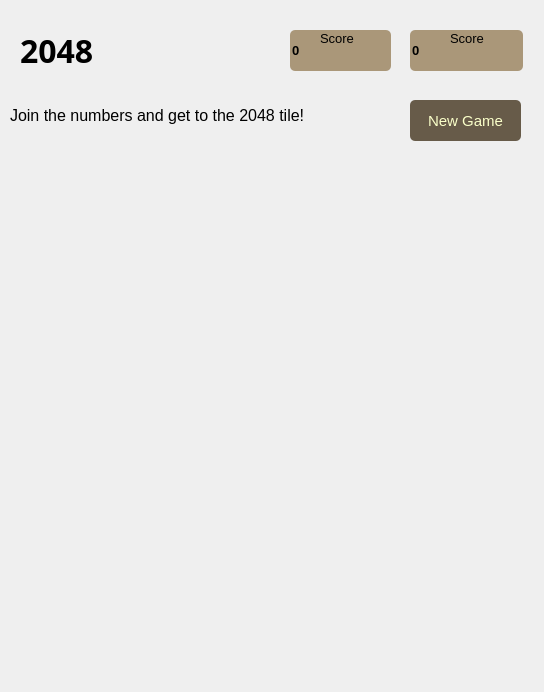
<?xml version="1.0" encoding="UTF-8"?>
<ui version="4.0">
 <class>Widget</class>
 <widget class="QWidget" name="Widget">
  <property name="geometry">
   <rect>
    <x>0</x>
    <y>0</y>
    <width>544</width>
    <height>692</height>
   </rect>
  </property>
  <property name="windowTitle">
   <string>Widget</string>
  </property>
  <property name="styleSheet">
   <string notr="true"/>
  </property>
  <widget class="QLineEdit" name="bestScoreLine">
   <property name="geometry">
    <rect>
     <x>410</x>
     <y>30</y>
     <width>113</width>
     <height>41</height>
    </rect>
   </property>
   <property name="font">
    <font>
     <family>Arial</family>
     <pointsize>10</pointsize>
     <weight>75</weight>
     <bold>true</bold>
    </font>
   </property>
   <property name="styleSheet">
    <string notr="true">background-color: rgb(170, 151, 121);
border-color: rgb(255, 255, 255);
border-radius: 5px;</string>
   </property>
   <property name="text">
    <string>0</string>
   </property>
  </widget>
  <widget class="QLabel" name="goal">
   <property name="geometry">
    <rect>
     <x>10</x>
     <y>100</y>
     <width>301</width>
     <height>31</height>
    </rect>
   </property>
   <property name="font">
    <font>
     <family>Arial</family>
     <pointsize>12</pointsize>
    </font>
   </property>
   <property name="styleSheet">
    <string notr="true"/>
   </property>
   <property name="text">
    <string>Join the numbers and get to the 2048 tile!</string>
   </property>
  </widget>
  <widget class="QLabel" name="name">
   <property name="geometry">
    <rect>
     <x>20</x>
     <y>20</y>
     <width>101</width>
     <height>61</height>
    </rect>
   </property>
   <property name="font">
    <font>
     <family>Arial Black</family>
     <pointsize>24</pointsize>
     <weight>75</weight>
     <italic>false</italic>
     <bold>true</bold>
    </font>
   </property>
   <property name="styleSheet">
    <string notr="true"/>
   </property>
   <property name="text">
    <string>2048</string>
   </property>
  </widget>
  <widget class="QLineEdit" name="scoreLine">
   <property name="geometry">
    <rect>
     <x>290</x>
     <y>30</y>
     <width>101</width>
     <height>41</height>
    </rect>
   </property>
   <property name="font">
    <font>
     <family>Arial</family>
     <pointsize>10</pointsize>
     <weight>75</weight>
     <bold>true</bold>
    </font>
   </property>
   <property name="styleSheet">
    <string notr="true">background-color: rgb(170, 151, 121);
border-radius: 5px;</string>
   </property>
   <property name="text">
    <string>0</string>
   </property>
  </widget>
  <widget class="QLabel" name="scoreLabel">
   <property name="geometry">
    <rect>
     <x>320</x>
     <y>32</y>
     <width>47</width>
     <height>13</height>
    </rect>
   </property>
   <property name="font">
    <font>
     <family>Arial</family>
     <pointsize>10</pointsize>
    </font>
   </property>
   <property name="styleSheet">
    <string notr="true">background-color: rgb(170, 151, 121);</string>
   </property>
   <property name="text">
    <string>Score</string>
   </property>
  </widget>
  <widget class="QPushButton" name="startBtn">
   <property name="geometry">
    <rect>
     <x>410</x>
     <y>100</y>
     <width>111</width>
     <height>41</height>
    </rect>
   </property>
   <property name="font">
    <font>
     <family>Arial</family>
     <pointsize>11</pointsize>
     <weight>9</weight>
     <italic>false</italic>
     <bold>false</bold>
    </font>
   </property>
   <property name="styleSheet">
    <string notr="true">background-color: rgb(103, 91, 73);
font: 75 11pt &quot;Arial&quot;;
color: rgb(250, 255, 201);
border-radius: 5px;
</string>
   </property>
   <property name="text">
    <string>New Game</string>
   </property>
  </widget>
  <widget class="QLabel" name="bestScoreLabel">
   <property name="geometry">
    <rect>
     <x>450</x>
     <y>32</y>
     <width>47</width>
     <height>13</height>
    </rect>
   </property>
   <property name="font">
    <font>
     <family>Arial</family>
     <pointsize>10</pointsize>
    </font>
   </property>
   <property name="styleSheet">
    <string notr="true">background-color: rgb(170, 151, 121);</string>
   </property>
   <property name="text">
    <string>Score</string>
   </property>
  </widget>
 </widget>
 <resources/>
 <connections/>
</ui>
